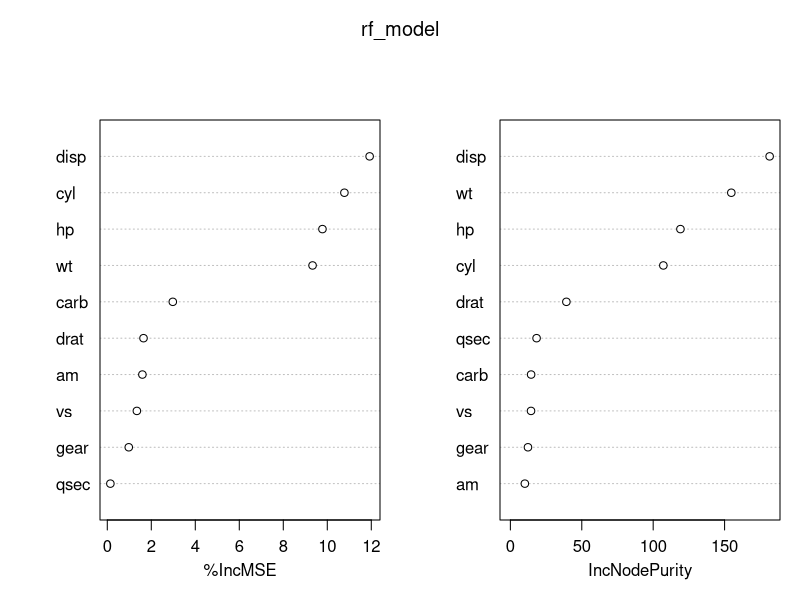
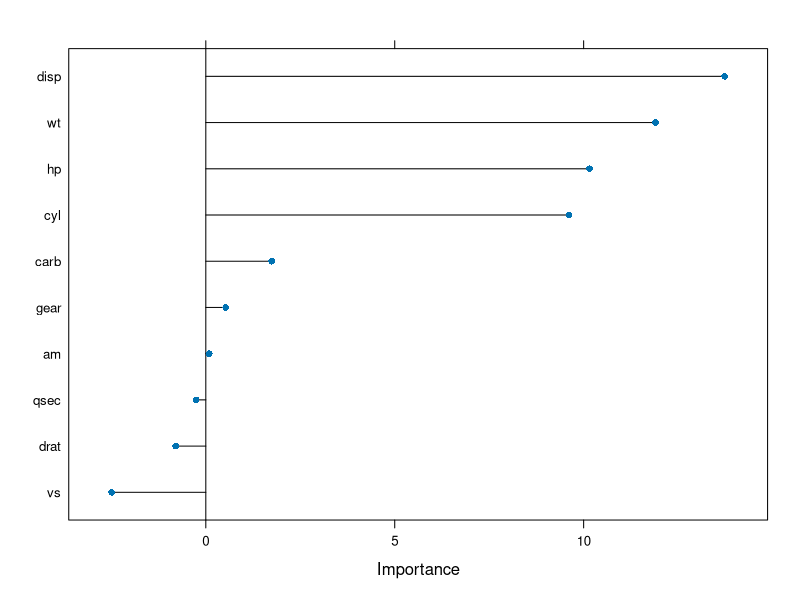

Recreate these plots in R, in order.
## ---------------------------
##
## Script name: machine learning
##
## Purpose of script:creating a regression model of mpg as target 
## and others as features (from a built-in dataset of mtcars) using 
## random forest algorithm with caret package, and writing the code.
##
## Author: 张红艳
## 
## Emai: zhanghongyan@mail.ustc.edu.cn
##
## Date Created:20240403

#---------加载安装包和需要处理的数据---------
#加载安装包
install.packages(c("caret", "skimr", "randomForest"))
library(caret)
library(skimr)
library(randomForest)

#加载数据并定义包含mtcars数据集的数据框,查看数据结构特征
data(mtcars)   
df <- mtcars   
str(df)
head(df)


#---------数据分类及预处理---------
#使用createDataPartition()函数划分trainData和testData
set.seed(100)
trainRowNumbers <- createDataPartition(df$mpg, p =0.7, list = FALSE)
trainData<- df[trainRowNumbers,]
testData <- df[-trainRowNumbers,]

#使用skimr函数查找trainData缺失值，结果没有缺失值，不需要额外赋值
skimmed <- skim(trainData)
skimmed  


#---------可视化最终的feature重要性---------
#使用randomForest() 函数构建随机森林模型
set.seed(100)
rf_model <- randomForest(mpg ~., data = trainData, importance = TRUE)

#使用importance() 函数计算每个feature的重要性
importance_df <- importance(rf_model)

#使用varImpPlot()函数可视化feature重要性
varImpPlot(rf_model)

# 使用trainControl进行交叉验证以调整模型参数
trControl <- trainControl(method = "cv", number = 10)

# 使用train()函数进行特征选择和训练模型
set.seed(100)
model <- train(mpg ~., data = trainData, method = "rf", trControl = trControl, importance = TRUE)

# 再次查看feature重要性
importance_final <- varImp(model, scale = FALSE)

# 可视化最终的feature重要性
plot(importance_final)


#---------测试模型，对于回归模型，用RMSE或Rsquared来评估模型---------
# 使用训练好的模型对testData进行预测
testData$rf_tree.pred <- predict(rf_model, newdata = testData)

#---------模型评估---------
Metrics::rmse(testData$mpg, testData$rf_tree.pred)
RSquared <- cor(testData$mpg, testData$rf_tree.pred)^2
